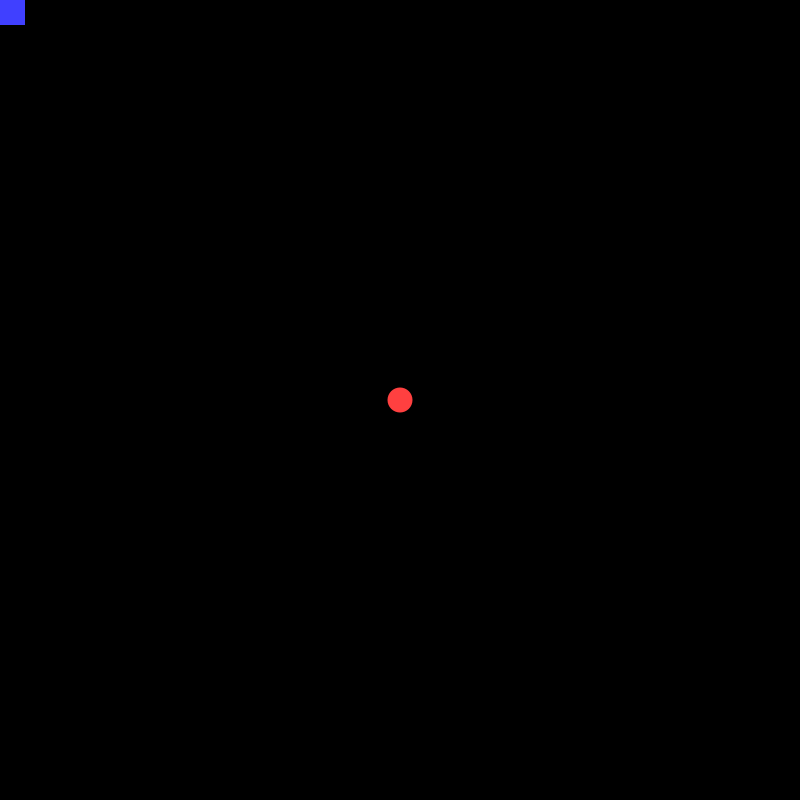
Frame 1 (no input)
Frame 60 (the mouse pressed at the canvas centre just before this capture): identical to frame 1, image omitted
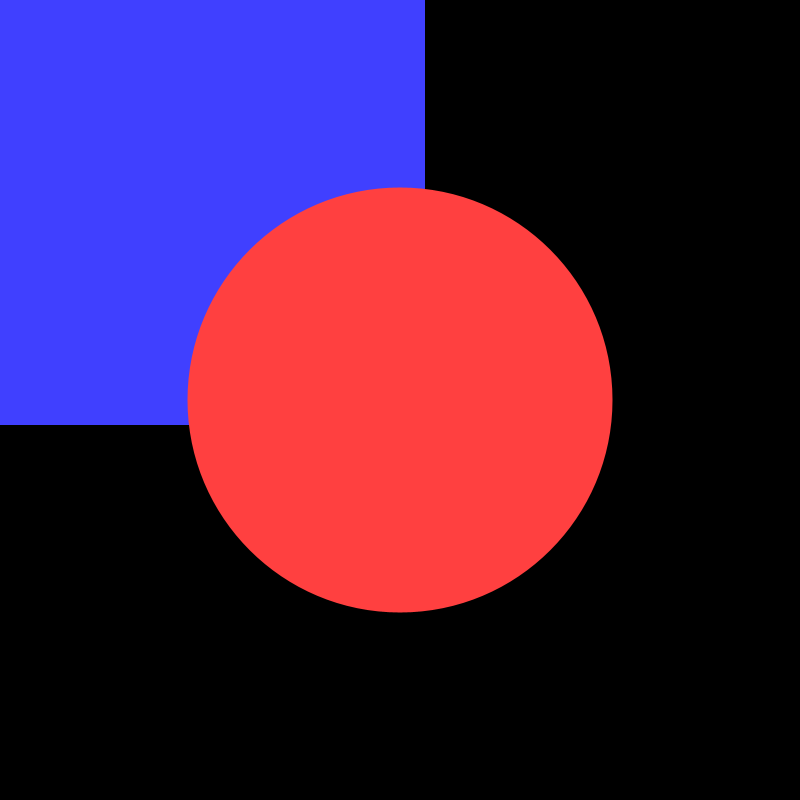
Frame 120 (the mouse held since frame 60 and released just before this capture)

The Processing sketch that drew these frames (run headless with seeded random() and noise(); from frame 60 on, the mouse is pressed at the canvas centre):

// Processing sketch: sketch__3_XYControl_Piece
// ── sketch__3_XYControl_Piece.pde
void setup() {
  size(800, 800);
}

void draw() {
  background(0);
  inc_square(map(mouseX, 0, width, 0, 1), map(mouseY, 0, width, 0, 1));
  inc_circle(map(mouseX, 0, width, 0, 1), map(mouseY, 0, width, 0, 1));
}

void inc_circle(float circ_x, float circ_y) {
  fill(255, 64, 64);
  noStroke();
  circle(width / 2, height / 2, 25 + width * ((circ_x + circ_y) / 2));
}

void inc_square(float squ_x, float squ_y) {
  fill(64, 64, 255);
  noStroke();
  square(0, 0, 25 + width * ((squ_x + squ_y) / 2));
}
